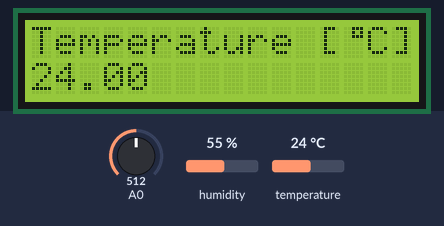
Simulated run of this sketch. Board: Arduino Uno, built with avr-gcc and run on an emulated ATmega328P. Parts: 16×2 character LCD. Inputs (shaded band) come from the test bench; at power-on: temperature 24 °C, A0 = 512, humidity 55 %. What the sketch prints to the serial monitor is not drawn.

Above: at 1.2 s.
1.3 s: temperature set to 12 °C
At 2.5 s:
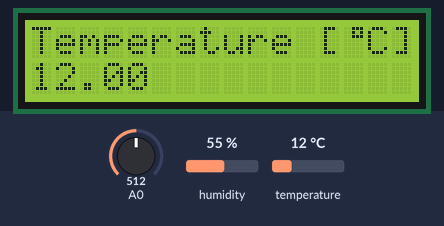
4.0 s: temperature set to 19 °C
At 5.1 s:
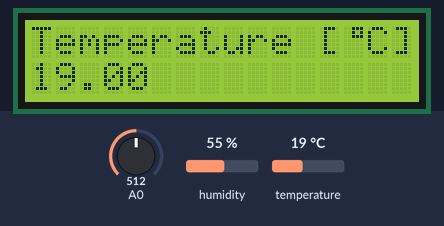
6.7 s: temperature set to 28 °C
At 9.3 s:
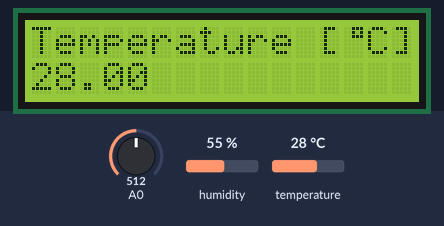
Timing chart, 0 to 10.8 s (numbered marks = the images above; inputs shaded):
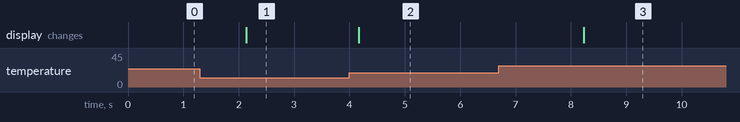

Measured:
- after the input at 1.3 s, the display: changes after 0.84 s (image 1)
- after the input at 4.0 s, the display: changes after 0.17 s (image 2)
- after the input at 6.7 s, the display: changes after 1.5 s (image 3)

The sketch:

destinabria_calibration.ino
```cpp
#include <LiquidCrystal_I2C.h>
#include <Wire.h>
#include <DHT.h>

//declarar lcd
LiquidCrystal_I2C lcd(0x27,16,2);
DHT dht(2,DHT22);

byte degree[8] = {
  B00111,
  B00101,
  B00111,
  B00000,
  B00000,
  B00000,
  B00000,
  B00000};

int bin;
float tensao, temp;

void setup()
{
  Serial.begin(9600);
  analogReference(INTERNAL);  //Temp

  dht.begin();  //Umid

  //setup da lcd
  lcd.init(); //starts up screen
  lcd.backlight();
  lcd.clear();

  lcd.createChar(0, degree);

}

void loop()
{
  //Temp
  bin = analogRead(A0);
  tensao = (bin/1023.0)*1.1;
  temp = dht.readTemperature();

  Serial.print("\n");
  Serial.print(tensao);
  Serial.print("\n");
  Serial.print(temp);
  Serial.print("\n");

  lcd.clear();
  lcd.setCursor(0, 0);
  lcd.print("Temperature [");
  lcd.write(byte(0));
  lcd.print("C]:");
  lcd.setCursor(0,1);
  lcd.print(temp);//prints temperature to lcd screen
  delay(2000);
}
```
